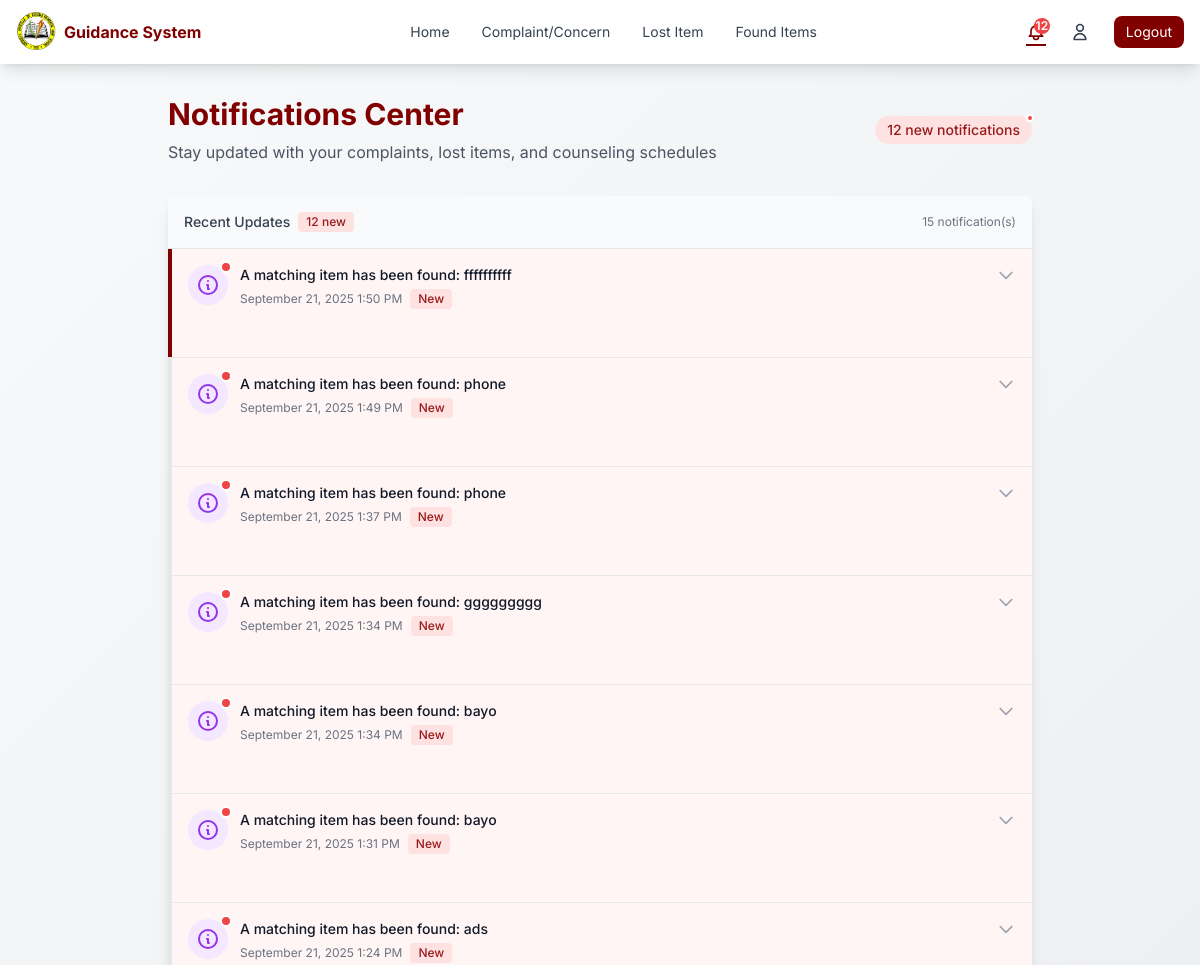
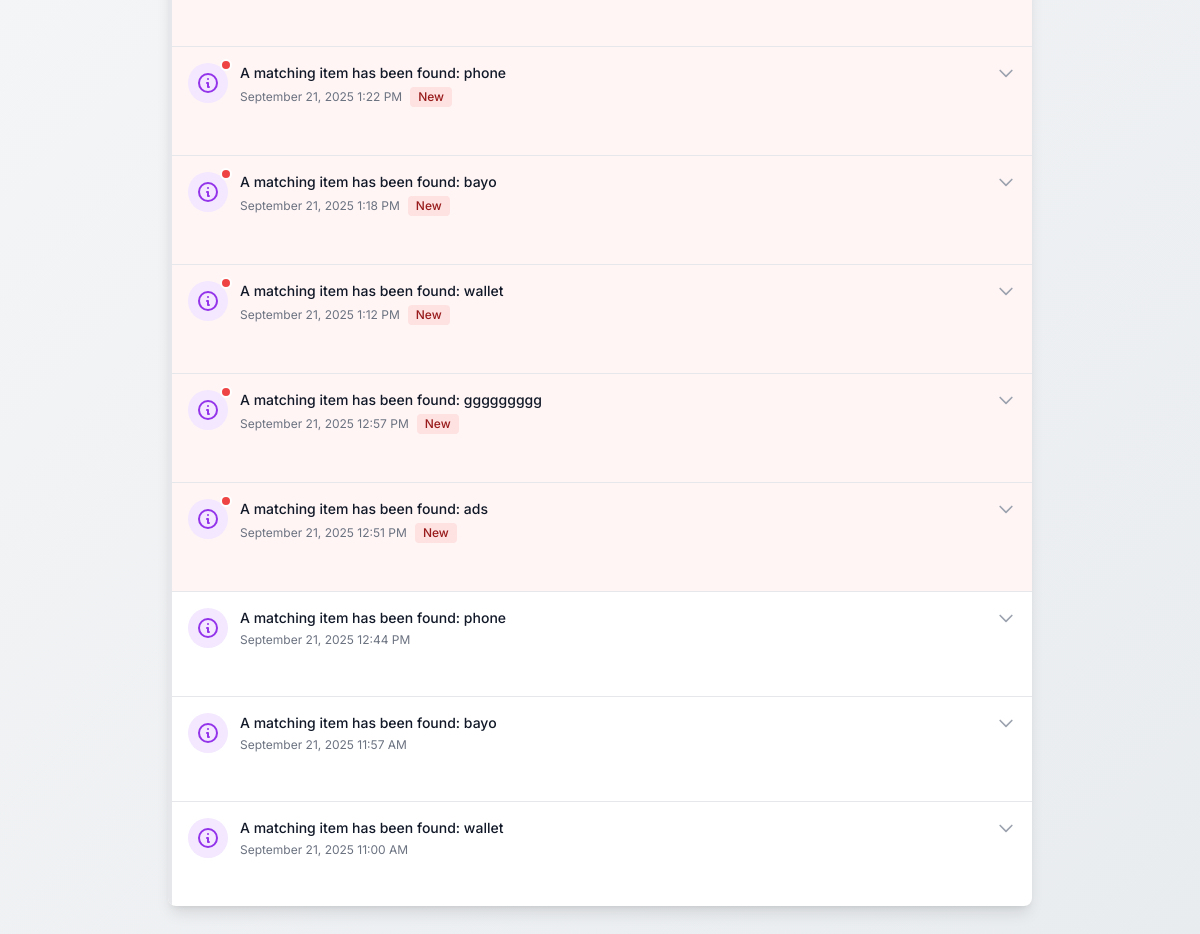
The app's page /pages/notifications.php (signed in) with its own data (2 pictures, top to bottom).
### tables this page shows
CREATE TABLE `notifications` (
  `id` int(11) NOT NULL,
  `user_id` int(11) NOT NULL,
  `reference_id` int(11) NOT NULL,
  `reference_type` enum('complaint','lost_item') NOT NULL,
  `type` enum('scheduled','resolved','found_item','new_complaint') NOT NULL,
  `priority` enum('low','medium','high') DEFAULT 'medium',
  `message` text NOT NULL,
  `is_read` tinyint(1) DEFAULT 0,
  `read_at` timestamp NULL DEFAULT NULL,
  `expires_at` timestamp NULL DEFAULT NULL,
  `date_created` date NOT NULL,
  `time_created` time NOT NULL
);

### logic/notification_logic.php (called while the page is built, shortened)
<?php
require_once 'db_connection.php';
function getStudentNotifications($student_id) {
    global $pdo;
    try {
        $stmt = $pdo->prepare(SQL_GET_STUDENT_NOTIFICATIONS);
        $stmt->execute([$student_id]);
        return $stmt->fetchAll(PDO::FETCH_ASSOC);
    } catch (PDOException $e) {
        error_log("Error getting notifications: " . $e->getMessage());
        return [];
    }
}
function getUnreadNotificationsCount($student_id) {
    global $pdo;
    try {
        $stmt = $pdo->prepare(SQL_GET_UNREAD_NOTIFICATIONS_COUNT);
        $stmt->execute([$student_id]);
        $result = $stmt->fetch(PDO::FETCH_ASSOC);
        return $result['unread_count'];
    } catch (PDOException $e) {
        error_log("Error getting unread count: " . $e->getMessage());
        return 0;
    }
}

### pages/notifications.php (the view, shortened to what this page needs)
<?php
require_once '../logic/db_connection.php';
require_once '../logic/notification_logic.php';
$id = $_SESSION['user'];
$role = $_SESSION['role'];
$notifications = null;
$unreadCount = 0;
try {
    if ($role === 'admin') {
        $notifications = getAdminNotifications($id);
        $unreadCount = getAdminUnreadNotificationsCount($id);
        error_log("Admin notifications fetched: " . print_r($notifications, true));
    } else {
        $notifications = getStudentNotifications($id);
        $unreadCount = getUnreadNotificationsCount($id);
    }
} catch (Exception $e) {
    error_log("Error in notifications page: " . $e->getMessage());
    error_log("Stack trace: " . $e->getTraceAsString());
    $notifications = [];
}
?>
<!DOCTYPE html>
<html lang="en">
<head>
    <script src="https://cdn.tailwindcss.com"></script>
</head>
<body class="min-h-screen">
    <?php
    if ($_SESSION['role'] === 'student'){
        include 'navigation.php';
    }else{
        include 'navigation-admin.php';
    }
    ?>
    <main class="max-w-4xl mx-auto px-4 py-8<?php echo ($role !== 'student') ? ' pl-[180px] lg:pl-[180px] md:pl-[0] sm:pl-[0]' : ''; ?>">
        <div class="mb-8 animate-fade-in">
            <div class="flex items-center justify-between">
                <div>
                    <h1 class="text-3xl font-bold text-[#800000] mb-2">Notifications Center</h1>
                    <p class="text-gray-600">Stay updated with your complaints, lost items, and counseling schedules</p>
                </div>
                <?php if ($unreadCount > 0): ?>
                <div class="notification-count-badge">
                    <span class="inline-flex items-center px-3 py-1 rounded-full text-sm font-medium bg-red-100 text-red-800">
                        <?php echo $unreadCount; ?> new notification<?php echo $unreadCount > 1 ? 's' : ''; ?>
                    </span>
                </div>
                <?php endif; ?>
            </div>
        </div>
        <div class="bg-white rounded-lg shadow-lg overflow-hidden animate-fade-in">
            <?php if (empty($notifications)): ?>
                <div class="p-8 text-center">
                    <div class="bg-gray-50 rounded-full w-24 h-24 mx-auto mb-4 flex items-center justify-center">
                        <svg xmlns="http://www.w3.org/2000/svg" class="h-12 w-12 text-gray-400" fill="none" viewBox="0 0 24 24" stroke="currentColor">
                            <path stroke-linecap="round" stroke-linejoin="round" stroke-width="2" d="M15 17h5l-1.405-1.405A2.032 2.032 0 0118 14.158V11a6.002 6.002 0 00-4-5.659V5a2 2 0 10-4 0v.341C7.67 6.165 6 8.388 6 11v3.159c0 .538-.214 1.055-.595 1.436L4 17h5m6 0v1a3 3 0 11-6 0v-1m6 0H9" />
                        </svg>
                    </div>
                    <h3 class="text-lg font-medium text-gray-900 mb-2">No notifications yet</h3>
                    <p class="text-gray-500 mb-4">You'll see updates here when your complaints are scheduled or resolved.</p>
                    <div class="text-sm text-gray-400">
                        <p>Notifications will appear for:</p>
                        <ul class="list-disc list-inside mt-2">
                            <li>Counseling schedule updates</li>
                            <li>Complaint status changes</li>
                            <li>Lost item updates</li>
                        </ul>
                    </div>
                </div>
            <?php else: ?>
                <div class="p-4 bg-gray-50 border-b border-gray-200">
                    <div class="flex justify-between items-center">
                        <div class="flex items-center space-x-2">
                            <h2 class="text-sm font-medium text-gray-700">Recent Updates</h2>
                            <?php if ($unreadCount > 0): ?>
                                <span class="inline-flex items-center px-2 py-0.5 rounded text-xs font-medium bg-red-100 text-red-800">
                                    <?php echo $unreadCount; ?> new
                                </span>
                            <?php endif; ?>
                        </div>
                        <span class="text-xs text-gray-500"><?php echo count($notifications); ?> notification(s)</span>
                    </div>
                </div>
                <ul class="divide-y divide-gray-200">
                    <?php foreach ($notifications as $notification): ?>
                        <li class="notification-item <?php echo !$notification['is_read'] ? 'unread' : ''; ?>">
                            <div class="p-4 cursor-pointer hover:bg-gray-50" onclick="toggleDetails(this)">
                                <div class="flex items-start">
                                    <div class="flex-shrink-0 relative">
                                        <?php if ($notification['type'] === 'scheduled'): ?>
                                            <div class="h-10 w-10 rounded-full bg-blue-100 flex items-center justify-center">
                                                <svg xmlns="http://www.w3.org/2000/svg" class="h-6 w-6 text-blue-600" fill="none" viewBox="0 0 24 24" stroke="currentColor">
                                                    <path stroke-linecap="round" stroke-linejoin="round" stroke-width="2" d="M8 7V3m8 4V3m-9 8h10M5 21h14a2 2 0 002-2V7a2 2 0 00-2-2H5a2 2 0 00-2 2v12a2 2 0 002 2z" />
                                                </svg>
                                            </div>
                                        <?php else: ?>
                                            <div class="h-10 w-10 rounded-full bg-purple-100 flex items-center justify-center">
                                                <svg xmlns="http://www.w3.org/2000/svg" class="h-6 w-6 text-purple-600" fill="none" viewBox="0 0 24 24" stroke="currentColor">
                                                    <path stroke-linecap="round" stroke-linejoin="round" stroke-width="2" d="M13 16h-1v-4h-1m1-4h.01M21 12a9 9 0 11-18 0 9 9 0 0118 0z" />
                                                </svg>
                                            </div>
                                        <?php endif; ?>
                                        <?php if (!$notification['is_read']): ?>
                                            <span class="absolute -top-1 -right-1 h-3 w-3 bg-red-500 rounded-full border-2 border-white"></span>
                                        <?php endif; ?>
                                    </div>
                                    <div class="ml-3 flex-1">
                                        <div class="flex justify-between items-start">
                                            <div>
                                                <p class="text-sm font-medium text-gray-900">
                                                    <?php echo htmlspecialchars($notification['message']); ?>
                                                </p>
                                                <div class="mt-1 flex items-center space-x-2">
                                                    <span class="text-xs text-gray-500">
                                                        <?php
                                                            $date = new DateTime($notification['date_created'] . ' ' . $notification['time_created']);
                                                            echo $date->format('F j, Y g:i A');
                                                        ?>
                                                    </span>
                                                    <?php if (!$notification['is_read']): ?>
                                                        <span class="inline-flex items-center px-2 py-0.5 rounded text-xs font-medium bg-red-100 text-red-800">
                                                            New
                                                        </span>
                                                    <?php endif; ?>
                                                </div>
                                            </div>
                                            <svg xmlns="http://www.w3.org/2000/svg" class="h-5 w-5 text-gray-400 chevron-icon" fill="none" viewBox="0 0 24 24" stroke="currentColor">
                                                <path stroke-linecap="round" stroke-linejoin="round" stroke-width="2" d="M19 9l-7 7-7-7" />
                                            </svg>
                                        </div>
                                    </div>
                                </div>
                            </div>
                        </li>
                    <?php endforeach; ?>
                </ul>
            <?php endif; ?>
        </div>
    </main>
</body>
</html>

### pages/notifications.php (style rules this page uses)
body { font-family: 'Inter', sans-serif; background: linear-gradient(135deg, #f8f9fa 0%, #e9ecef 100%); }
.notification-item { transition: all 0.3s ease; border-left: 4px solid transparent; }
.notification-item.unread { border-left-color: #800000; background-color: #fff5f5; }
.chevron-icon { transition: transform 0.3s ease; }
.animate-fade-in { animation: fadeIn 0.5s ease-in; }
.notification-count-badge { position: relative; display: inline-flex; align-items: center; }
.notification-count-badge::after { content: ''; position: absolute; top: -2px; right: -2px; width: 8px; height: 8px; background-color: #ef4444; border-radius: 50%; border: 2px solid white; }

### records on screen
notifications: is_read 0 (drawn), message "A matching item has been found: ffffffffff", $date->format('F j, Y g:i A') "September 21, 2025 1:50 PM"
notifications: is_read 0 (drawn), message "A matching item has been found: phone", $date->format('F j, Y g:i A') "September 21, 2025 1:49 PM"
notifications: is_read 0 (drawn), message "A matching item has been found: phone", $date->format('F j, Y g:i A') "September 21, 2025 1:37 PM"
notifications: is_read 0 (drawn), message "A matching item has been found: ggggggggg", $date->format('F j, Y g:i A') "September 21, 2025 1:34 PM"
notifications: is_read 0 (drawn), message "A matching item has been found: bayo", $date->format('F j, Y g:i A') "September 21, 2025 1:34 PM"
notifications: is_read 0 (drawn), message "A matching item has been found: bayo", $date->format('F j, Y g:i A') "September 21, 2025 1:31 PM"
notifications: is_read 0 (drawn), message "A matching item has been found: ads", $date->format('F j, Y g:i A') "September 21, 2025 1:24 PM"
notifications: is_read 0 (drawn), message "A matching item has been found: phone", $date->format('F j, Y g:i A') "September 21, 2025 1:22 PM"
notifications: is_read 0 (drawn), message "A matching item has been found: bayo", $date->format('F j, Y g:i A') "September 21, 2025 1:18 PM"
notifications: is_read 0 (drawn), message "A matching item has been found: wallet", $date->format('F j, Y g:i A') "September 21, 2025 1:12 PM"
notifications: is_read 0 (drawn), message "A matching item has been found: ggggggggg", $date->format('F j, Y g:i A') "September 21, 2025 12:57 PM"
notifications: is_read 0 (drawn), message "A matching item has been found: ads", $date->format('F j, Y g:i A') "September 21, 2025 12:51 PM"
notifications: message "A matching item has been found: phone", $date->format('F j, Y g:i A') "September 21, 2025 12:44 PM"
notifications: message "A matching item has been found: bayo", $date->format('F j, Y g:i A') "September 21, 2025 11:57 AM"
notifications: message "A matching item has been found: wallet", $date->format('F j, Y g:i A') "September 21, 2025 11:00 AM"

### other values on screen
$unread_count "12"
$unreadCount "12"
count($notifications) "15"
